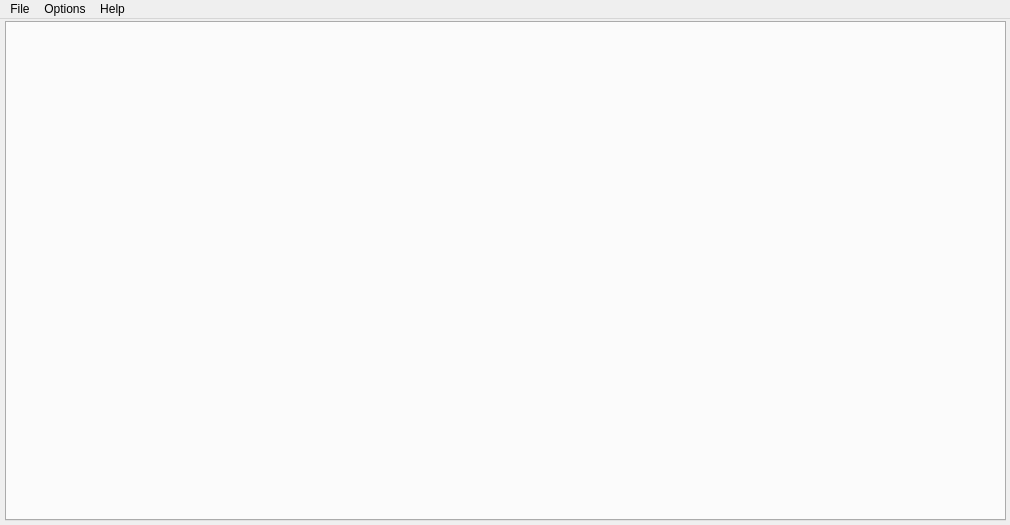
<?xml version="1.0" encoding="UTF-8"?>
<ui version="4.0">
 <class>MainWindow</class>
 <widget class="QMainWindow" name="MainWindow">
  <property name="windowModality">
   <enum>Qt::NonModal</enum>
  </property>
  <property name="geometry">
   <rect>
    <x>0</x>
    <y>0</y>
    <width>1010</width>
    <height>525</height>
   </rect>
  </property>
  <property name="sizePolicy">
   <sizepolicy hsizetype="Fixed" vsizetype="Fixed">
    <horstretch>0</horstretch>
    <verstretch>0</verstretch>
   </sizepolicy>
  </property>
  <property name="minimumSize">
   <size>
    <width>1010</width>
    <height>525</height>
   </size>
  </property>
  <property name="maximumSize">
   <size>
    <width>1010</width>
    <height>525</height>
   </size>
  </property>
  <property name="windowTitle">
   <string>YouTube Downloader</string>
  </property>
  <property name="windowIcon">
   <iconset>
    <normaloff>../assets/ytdl.png</normaloff>../assets/ytdl.png</iconset>
  </property>
  <property name="autoFillBackground">
   <bool>true</bool>
  </property>
  <property name="tabShape">
   <enum>QTabWidget::Rounded</enum>
  </property>
  <property name="unifiedTitleAndToolBarOnMac">
   <bool>false</bool>
  </property>
  <widget class="QWidget" name="centralwidget">
   <property name="sizePolicy">
    <sizepolicy hsizetype="Fixed" vsizetype="Fixed">
     <horstretch>0</horstretch>
     <verstretch>0</verstretch>
    </sizepolicy>
   </property>
   <widget class="QTabWidget" name="tab_manager">
    <property name="geometry">
     <rect>
      <x>5</x>
      <y>2</y>
      <width>1001</width>
      <height>500</height>
     </rect>
    </property>
    <property name="sizePolicy">
     <sizepolicy hsizetype="Fixed" vsizetype="Fixed">
      <horstretch>0</horstretch>
      <verstretch>0</verstretch>
     </sizepolicy>
    </property>
    <property name="currentIndex">
     <number>-1</number>
    </property>
   </widget>
  </widget>
  <widget class="QMenuBar" name="menubar">
   <property name="geometry">
    <rect>
     <x>0</x>
     <y>0</y>
     <width>1010</width>
     <height>21</height>
    </rect>
   </property>
   <widget class="QMenu" name="options">
    <property name="title">
     <string>Options</string>
    </property>
    <addaction name="actionAdvanced_Preferences"/>
   </widget>
   <widget class="QMenu" name="help">
    <property name="title">
     <string>Help</string>
    </property>
    <addaction name="actionReport_Bug"/>
    <addaction name="actionCheck_for_updates"/>
    <addaction name="separator"/>
    <addaction name="about"/>
   </widget>
   <widget class="QMenu" name="file">
    <property name="title">
     <string>File</string>
    </property>
    <addaction name="actionNew_Window"/>
    <addaction name="separator"/>
    <addaction name="exit"/>
   </widget>
   <addaction name="file"/>
   <addaction name="options"/>
   <addaction name="help"/>
  </widget>
  <action name="actionAdvanced_Preferences">
   <property name="enabled">
    <bool>false</bool>
   </property>
   <property name="text">
    <string>Preferences</string>
   </property>
  </action>
  <action name="actionCheck_for_updates">
   <property name="enabled">
    <bool>false</bool>
   </property>
   <property name="text">
    <string>Check for updates...</string>
   </property>
  </action>
  <action name="about">
   <property name="text">
    <string>About</string>
   </property>
  </action>
  <action name="actionNew_Window">
   <property name="text">
    <string>New Window</string>
   </property>
  </action>
  <action name="exit">
   <property name="text">
    <string>Exit</string>
   </property>
  </action>
  <action name="actionReport_Bug">
   <property name="enabled">
    <bool>false</bool>
   </property>
   <property name="text">
    <string>Report Bug</string>
   </property>
  </action>
 </widget>
 <resources/>
 <connections/>
</ui>
